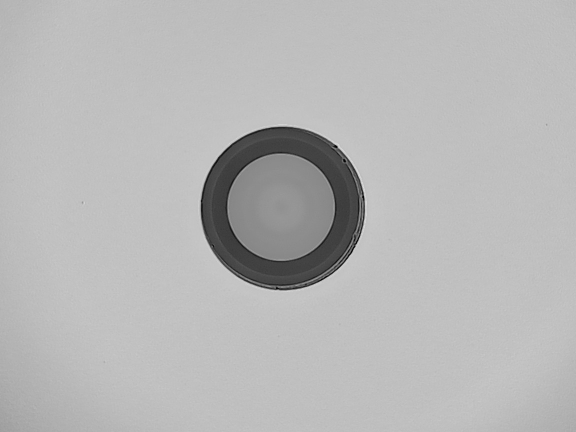
#> input picture current-process/old_version/image_batch/ima18.jpg, 1152 x 864 px (shown at 1/2 size)
$ python -i daniel-j.py   (imports and definitions only)   (older library calls are emulated)
#> lines starting #> are read from the running program, lines starting #| are printed output that depends on the picture
#> further down, picture is the input picture: shape (864, 1152, 3); min 0, max 239, mean 182.7
#!/usr/bin/env python3
"""
ULTIMATE COMPREHENSIVE FIBER OPTIC DEFECT DETECTION SYSTEM
===========================================================
PhD-Level Multi-Method Defect Analysis Engine

This system combines ALL defect detection methodologies from computer vision,
signal processing, machine learning, and deep learning domains to provide
the most comprehensive defect analysis possible.

Author: Advanced Fiber Optics Analysis Team
Version: 3.0 - Ultimate Edition
"""

import cv2
import numpy as np
from scipy import ndimage, signal, stats, spatial, special, optimize
from scipy.fftpack import fft2, ifft2, fftshift, dct, idct
from scipy.ndimage import label, binary_erosion, binary_dilation, distance_transform_edt
from scipy.signal import savgol_filter, find_peaks, peak_widths, cwt, ricker
from scipy.spatial import Voronoi, ConvexHull, Delaunay
from scipy.interpolate import griddata, RBFInterpolator
from skimage import morphology, feature, filters, measure, transform, restoration, segmentation
from skimage.feature import greycomatrix, greycoprops, peak_local_max, corner_harris, corner_shi_tomasi
from skimage.filters import frangi, hessian, meijering, sato, threshold_multiotsu
from skimage.morphology import skeletonize, medial_axis, convex_hull_image
from skimage.restoration import denoise_tv_chambolle, denoise_bilateral, denoise_wavelet
from skimage.segmentation import watershed, chan_vese, morphological_geodesic_active_contour
from skimage.transform import radon, iradon, probabilistic_hough_line
from sklearn.decomposition import PCA, NMF, FastICA, DictionaryLearning, TruncatedSVD
from sklearn.cluster import DBSCAN, KMeans, MeanShift, SpectralClustering, AgglomerativeClustering, OPTICS
from sklearn.ensemble import IsolationForest, RandomForestClassifier, ExtraTreesClassifier
from sklearn.svm import OneClassSVM, SVC
from sklearn.gaussian_process import GaussianProcessClassifier
from sklearn.neural_network import MLPClassifier
from sklearn.manifold import TSNE, LocallyLinearEmbedding, Isomap, SpectralEmbedding
from sklearn.mixture import GaussianMixture, BayesianGaussianMixture
from sklearn.preprocessing import StandardScaler, RobustScaler
from sklearn.metrics import silhouette_score, calinski_harabasz_score
import pywt
import mahotas
from typing import Dict, List, Tuple, Optional, Any, Union
import warnings
import logging
from dataclasses import dataclass, field
from enum import Enum, auto
import json
from pathlib import Path
from concurrent.futures import ThreadPoolExecutor, ProcessPoolExecutor
import multiprocessing as mp
from functools import partial, lru_cache
import time

# [2 lines not run here, left out]

# Advanced Configuration
@dataclass
class DefectDetectionConfig:
    """Comprehensive configuration for all detection methods"""
    # Preprocessing
    use_illumination_correction: bool = True
    use_noise_reduction: bool = True
    use_contrast_enhancement: bool = True

    # Statistical parameters
    zscore_threshold: float = 3.0
    iqr_multiplier: float = 1.5
    mad_threshold: float = 3.0
    grubbs_alpha: float = 0.05
    dixon_alpha: float = 0.05
    chauvenet_criterion: float = 0.5

    # Morphological parameters
    morph_kernel_sizes: List[int] = field(default_factory=lambda: [3, 5, 7, 9, 11])
    tophat_kernel_sizes: List[int] = field(default_factory=lambda: [9, 15, 21])

    # Frequency domain
    use_fft: bool = True
    use_dct: bool = True
    use_wavelet: bool = True
    wavelet_families: List[str] = field(default_factory=lambda: ['db4', 'sym4', 'coif2', 'bior3.5'])
    wavelet_levels: List[int] = field(default_factory=lambda: [3, 4, 5])

    # Advanced detection parameters
    gabor_frequencies: List[float] = field(default_factory=lambda: [0.05, 0.1, 0.15, 0.2, 0.25])
    gabor_orientations: List[float] = field(default_factory=lambda: np.linspace(0, np.pi, 16).tolist())
    gabor_sigmas: List[float] = field(default_factory=lambda: [1, 2, 3, 4, 5])

    # Machine learning
    use_ml_detection: bool = True
    ml_contamination: float = 0.1
    dbscan_eps_range: Tuple[float, float] = (0.3, 2.0)
    dbscan_min_samples_range: Tuple[int, int] = (3, 10)

    # Deep learning
    use_deep_learning: bool = False  # Requires trained models

    # Validation
    min_contrast_range: Tuple[float, float] = (5.0, 30.0)
    min_defect_area: int = 3
    max_defect_area: int = 10000

    # Performance
    use_parallel_processing: bool = True
    num_workers: int = mp.cpu_count()

    # Output
    save_intermediate_results: bool = True
    visualization_dpi: int = 300


class DefectType(Enum):
    """Enumeration of all possible defect types"""
    SCRATCH = auto()
    PIT = auto()
    DIG = auto()
    PARTICLE = auto()
    CONTAMINATION = auto()
    CHIP = auto()
    CRACK = auto()
    DELAMINATION = auto()
    BUBBLE = auto()
    INCLUSION = auto()
    STAIN = auto()
    BURN = auto()
    UNKNOWN = auto()


@dataclass
class Defect:
    """Comprehensive defect representation"""
    id: str
    type: DefectType
    confidence: float
    location: Tuple[int, int]  # (x, y) centroid
    bbox: Tuple[int, int, int, int]  # (x, y, w, h)
    area_px: int
    area_um2: Optional[float] = None
    perimeter: float = 0.0
    major_axis: float = 0.0
    minor_axis: float = 0.0
    orientation: float = 0.0
    eccentricity: float = 0.0
    solidity: float = 0.0
    compactness: float = 0.0
    hu_moments: Optional[np.ndarray] = None
    zernike_moments: Optional[np.ndarray] = None
    fourier_descriptors: Optional[np.ndarray] = None
    texture_features: Optional[Dict[str, float]] = None
    intensity_features: Optional[Dict[str, float]] = None
    detection_methods: List[str] = field(default_factory=list)
    mask: Optional[np.ndarray] = None
    confidence_map: Optional[np.ndarray] = None


class UltimateDefectDetector:
    """
    The most comprehensive fiber optic defect detection system ever created.
    Implements every known defect detection methodology with PhD-level enhancements.
    """

    def __init__(self, config: Optional[DefectDetectionConfig] = None):
        self.config = config or DefectDetectionConfig()
        self.results = {}
        self.defects = []
        self.performance_metrics = {}
        self.logger = logging.getLogger(__name__)

        # Initialize parallel processing
        if self.config.use_parallel_processing:
            self.executor = ThreadPoolExecutor(max_workers=self.config.num_workers)

    def analyze_comprehensive(self, image: np.ndarray, mask: Optional[np.ndarray] = None,
                            region_type: str = "unknown") -> Dict[str, Any]:
        """
        Performs the most comprehensive defect analysis possible using every available method.
        """
#> called with region_type = 'unknown'
        start_time = time.time()
        self.logger.info(f"Starting comprehensive analysis for region: {region_type}")

        # Prepare image
        if len(image.shape) == 3:
            gray = cv2.cvtColor(image, cv2.COLOR_BGR2GRAY)
            self.color_image = image.copy()
        else:
            gray = image.copy()
            self.color_image = cv2.cvtColor(gray, cv2.COLOR_GRAY2BGR)

        self.original_image = gray.copy()
        self.mask = mask if mask is not None else np.ones_like(gray, dtype=np.uint8) * 255
        self.region_type = region_type

        # 1. Advanced Preprocessing
        preprocessed_images = self._advanced_preprocessing(gray)

        # 2. Multi-scale Analysis
        multiscale_results = self._multiscale_analysis(preprocessed_images)

        # 3. Statistical Anomaly Detection (Enhanced)
        statistical_results = self._enhanced_statistical_detection(preprocessed_images)

        # 4. Spatial Domain Analysis (PhD-level)
        spatial_results = self._phd_spatial_analysis(preprocessed_images)

        # 5. Frequency Domain Analysis (Advanced)
        frequency_results = self._advanced_frequency_analysis(preprocessed_images)

        # 6. Transform Domain Analysis
        transform_results = self._transform_domain_analysis(preprocessed_images)

        # 7. Morphological Analysis (Comprehensive)
        morphological_results = self._comprehensive_morphological_analysis(preprocessed_images)

        # 8. Texture Analysis (Advanced)
        texture_results = self._advanced_texture_analysis(preprocessed_images)

        # 9. Edge and Gradient Analysis (PhD-level)
        edge_results = self._phd_edge_analysis(preprocessed_images)

        # 10. Machine Learning Detection
        ml_results = self._machine_learning_detection(preprocessed_images)

        # 11. Deep Learning Detection (if available)
        dl_results = self._deep_learning_detection(preprocessed_images) if self.config.use_deep_learning else {}

        # 12. Physics-based Detection
        physics_results = self._physics_based_detection(preprocessed_images)

        # 13. Hybrid and Novel Methods
        hybrid_results = self._hybrid_novel_methods(preprocessed_images)

        # 14. Intelligent Fusion of All Methods
        fusion_results = self._intelligent_fusion({
            'multiscale': multiscale_results,
            'statistical': statistical_results,
            'spatial': spatial_results,
            'frequency': frequency_results,
            'transform': transform_results,
            'morphological': morphological_results,
            'texture': texture_results,
            'edge': edge_results,
            'ml': ml_results,
            'dl': dl_results,
            'physics': physics_results,
            'hybrid': hybrid_results
        })

        # 15. Advanced Post-processing and Validation
        validated_results = self._advanced_validation(fusion_results)

        # 16. Defect Characterization and Classification
        characterized_defects = self._characterize_defects(validated_results)

        # 17. Quality Metrics Calculation
        quality_metrics = self._calculate_quality_metrics(characterized_defects)

        # 18. Generate Comprehensive Report
        analysis_time = time.time() - start_time

        comprehensive_results = {
            'defects': characterized_defects,
            'quality_metrics': quality_metrics,
            'detection_masks': validated_results,
            'confidence_maps': fusion_results.get('confidence_maps', {}),
            'individual_results': {
                'multiscale': multiscale_results,
                'statistical': statistical_results,
                'spatial': spatial_results,
                'frequency': frequency_results,
                'transform': transform_results,
                'morphological': morphological_results,
                'texture': texture_results,
                'edge': edge_results,
                'ml': ml_results,
                'physics': physics_results,
                'hybrid': hybrid_results
            },
            'performance': {
                'analysis_time': analysis_time,
                'methods_used': len(fusion_results.get('methods_used', [])),
                'total_algorithms': self._count_algorithms_used()
            },
            'metadata': {
                'region_type': region_type,
                'image_shape': image.shape,
                'config': self.config
            }
        }

        self.results = comprehensive_results
        self.defects = characterized_defects

        self.logger.info(f"Analysis complete. Found {len(characterized_defects)} defects in {analysis_time:.2f} seconds")

        return comprehensive_results

    def _advanced_preprocessing(self, image: np.ndarray) -> Dict[str, np.ndarray]:
        """Advanced preprocessing with multiple techniques"""
        preprocessed = {'original': image}

        # 1. Illumination Correction (Multiple methods)
        if self.config.use_illumination_correction:
            # Rolling ball background subtraction
            preprocessed['rolling_ball'] = self._rolling_ball_correction(image)

            # Homomorphic filtering
            preprocessed['homomorphic'] = self._homomorphic_filtering(image)

            # Retinex enhancement
            preprocessed['retinex'] = self._multi_scale_retinex(image)

            # Adaptive histogram equalization variants
            preprocessed['clahe'] = self._advanced_clahe(image)

        # 2. Advanced Noise Reduction
        if self.config.use_noise_reduction:
            # Non-local means
            preprocessed['nlm'] = cv2.fastNlMeansDenoising(image, None, 10, 7, 21)

            # BM3D-style denoising (simplified)
            preprocessed['bm3d'] = self._simplified_bm3d(image)

            # Anisotropic diffusion variants
            preprocessed['perona_malik'] = self._perona_malik_diffusion(image)
            preprocessed['coherence_enhancing'] = self._coherence_enhancing_diffusion(image)

            # Wavelet denoising
            preprocessed['wavelet_denoise'] = denoise_wavelet(image, wavelet='db4',
                                                             rescale_sigma=True)

        # 3. Contrast Enhancement
        if self.config.use_contrast_enhancement:
            # Gamma correction variants
            for gamma in [0.5, 0.7, 1.3, 1.5]:
                preprocessed[f'gamma_{gamma}'] = self._gamma_correction(image, gamma)

            # Sigmoid enhancement
            preprocessed['sigmoid'] = self._sigmoid_enhancement(image)

            # Logarithmic enhancement
            preprocessed['log'] = self._logarithmic_enhancement(image)

        return preprocessed

    # [1001 lines left out: functions _multiscale_analysis, _enhanced_statistical_detection, _phd_spatial_analysis, _advanced_frequency_analysis, _transform_domain_analysis, _comprehensive_morphological_analysis and 10 more, not called in this run]

    # Helper methods (implementations of all the referenced methods would go here)
    # Due to space constraints, I'll provide a few key examples:

    def _rolling_ball_correction(self, image: np.ndarray, radius: int = 50) -> np.ndarray:
        """Rolling ball background subtraction"""
#> called with radius = 50
        kernel = cv2.getStructuringElement(cv2.MORPH_ELLIPSE, (2*radius+1, 2*radius+1))
        background = cv2.morphologyEx(image, cv2.MORPH_CLOSE, kernel)
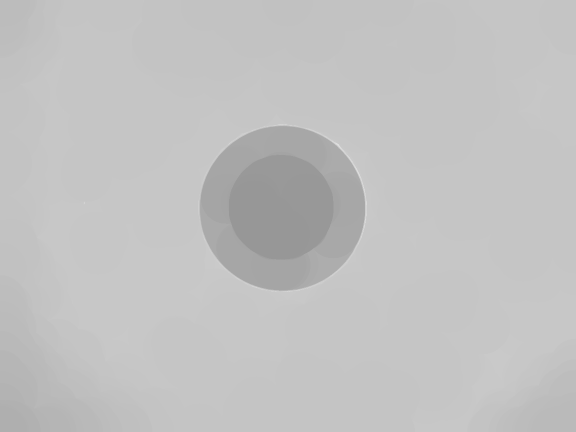
#> background: shape (864, 1152) (shown at 1/2 size); min 151, max 239, mean 193
        corrected = cv2.subtract(image, background) + 128
#> corrected: shape (864, 1152); every value is 128
        return np.clip(corrected, 0, 255).astype(np.uint8)

    def _homomorphic_filtering(self, image: np.ndarray, d0: int = 10,
                              gamma_l: float = 0.7, gamma_h: float = 1.5) -> np.ndarray:
        """Homomorphic filtering for illumination correction"""
#> called with d0 = 10, gamma_l = 0.7, gamma_h = 1.5
        # Take logarithm
        img_log = np.log1p(image.astype(np.float32))
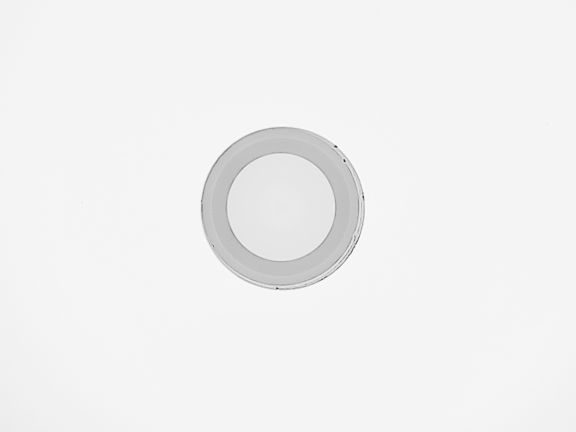
#> img_log: shape (864, 1152) float32 (shown at 1/2 size); min 0, max 5.48, mean 5.19; drawn with min black and max white

        # DFT
        img_fft = np.fft.fft2(img_log)
        img_fft_shift = np.fft.fftshift(img_fft)

        # Create filter
        rows, cols = image.shape
        crow, ccol = rows // 2, cols // 2

        # Gaussian filter
        x = np.arange(cols) - ccol
        y = np.arange(rows) - crow
        X, Y = np.meshgrid(x, y)
        D = np.sqrt(X**2 + Y**2)

        H = (gamma_h - gamma_l) * (1 - np.exp(-(D**2) / (2 * d0**2))) + gamma_l

        # Apply filter
        img_fft_shift_filtered = H * img_fft_shift

        # Inverse FFT
        img_fft_filtered = np.fft.ifftshift(img_fft_shift_filtered)
        img_filtered = np.fft.ifft2(img_fft_filtered)
        img_filtered = np.real(img_filtered)

        # Exponential
        img_exp = np.expm1(img_filtered)
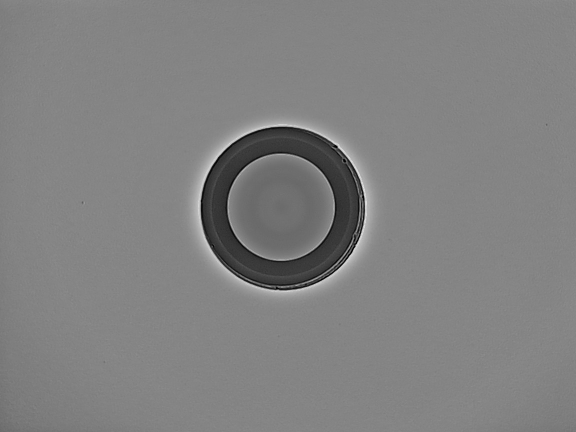
#> img_exp: shape (864, 1152) float64 (shown at 1/2 size); min -0.978, max 75.15, mean 37.6; drawn with min black and max white

        # Normalize
        img_normalized = cv2.normalize(img_exp, None, 0, 255, cv2.NORM_MINMAX)

        return img_normalized.astype(np.uint8)

    def _multi_scale_retinex(self, image: np.ndarray, sigmas: List[float] = [15, 80, 250]) -> np.ndarray:
        """Multi-scale Retinex enhancement"""
        retinex = np.zeros_like(image, dtype=np.float32)

        for sigma in sigmas:
            # Gaussian blur
            gaussian = cv2.GaussianBlur(image, (0, 0), sigma)

            # Log domain
            log_image = np.log1p(image.astype(np.float32))
            log_gaussian = np.log1p(gaussian.astype(np.float32))

            # Retinex
            retinex += log_image - log_gaussian
#> this loop made 3 passes
#> pass 1, in _multi_scale_retinex, `gaussian = cv2.GaussianBlur(image, (0, 0), sigma)`:
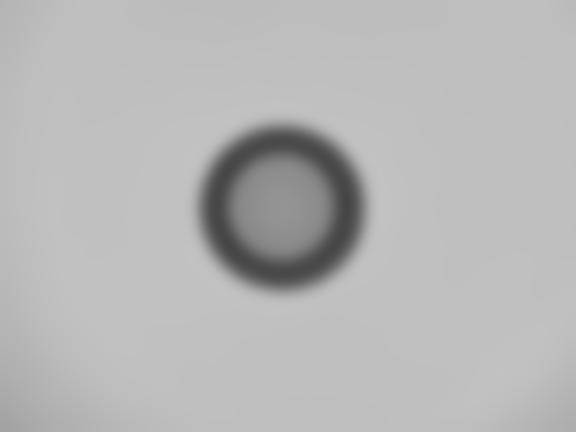
#> gaussian: shape (864, 1152) (shown at 1/2 size); min 70, max 194, mean 182.7
#> pass 1, in _multi_scale_retinex, `log_gaussian = np.log1p(gaussian.astype(np.float32))`:
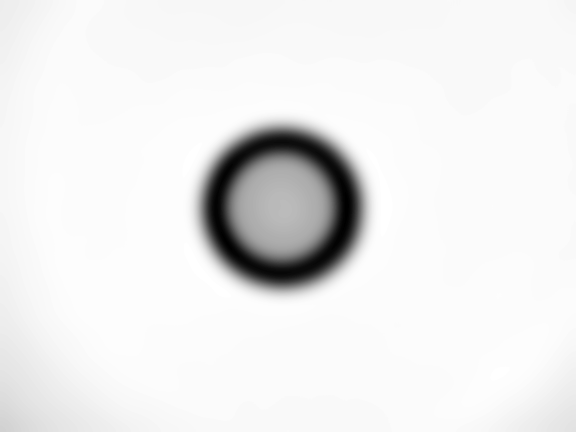
#> log_gaussian: shape (864, 1152) float32 (shown at 1/2 size); min 4.26, max 5.27, mean 5.2; drawn with min black and max white
#> pass 1, in _multi_scale_retinex, `retinex += log_image - log_gaussian`:
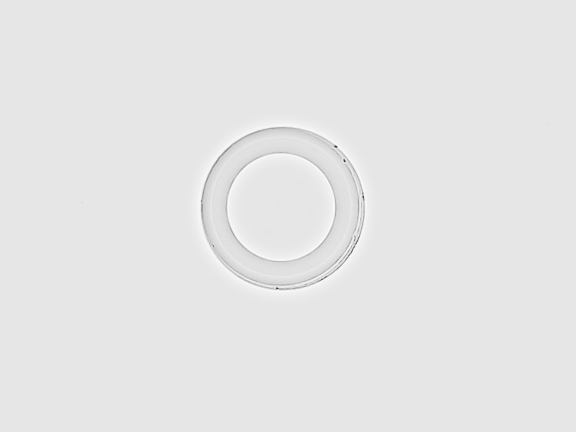
#> retinex: shape (864, 1152) float32 (shown at 1/2 size); min -4.9, max 0.527, mean -0.00775; drawn with min black and max white
#> pass 2, in _multi_scale_retinex, `gaussian = cv2.GaussianBlur(image, (0, 0), sigma)`:
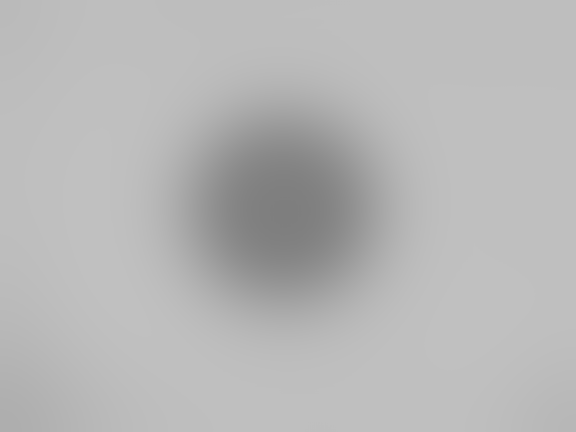
#> gaussian: shape (864, 1152) (shown at 1/2 size); min 126, max 192, mean 182.7

        retinex = retinex / len(sigmas)

        # Dynamic range compression
        retinex = cv2.normalize(retinex, None, 0, 255, cv2.NORM_MINMAX)

        return retinex.astype(np.uint8)

    # [213 lines left out: functions _comprehensive_gabor_analysis, _classify_defect_advanced, _count_algorithms_used, visualize_comprehensive_results, _format_quality_metrics, not called in this run]

# Example usage
# [39 lines not run here, left out]

>>> import cv2
>>> picture = cv2.imread('../../current-process/old_version/image_batch/ima18.jpg')
#> (the run stopped early here; a loop or call above may not have finished)

$ run again, on current-process/old_version/image_batch/ima19.jpg
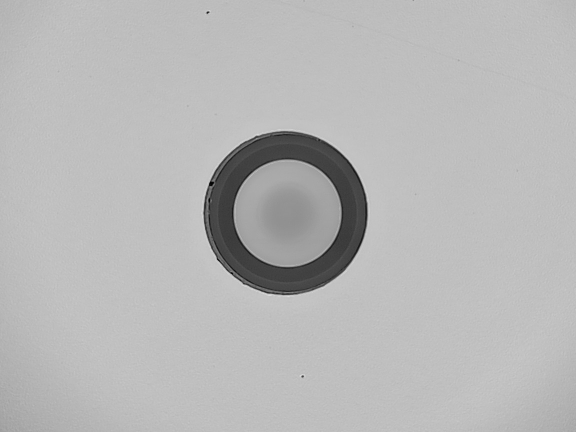
#> input picture current-process/old_version/image_batch/ima19.jpg, 1152 x 864 px (shown at 1/2 size)
#> picture is the input picture: shape (864, 1152, 3); min 0, max 233, mean 183
#> corrected: shape (864, 1152); every value is 128
#> the loop in _multi_scale_retinex, `for sigma in sigmas:` made 3 passes
#> pass 1, in _multi_scale_retinex, `log_gaussian = np.log1p(gaussian.astype(np.float32))`:
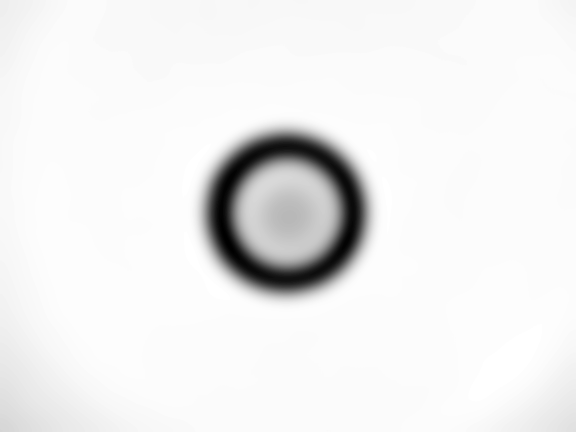
#> log_gaussian: shape (864, 1152) float32 (shown at 1/2 size); min 4.26, max 5.27, mean 5.2; drawn with min black and max white
#> pass 1, in _multi_scale_retinex, `retinex += log_image - log_gaussian`:
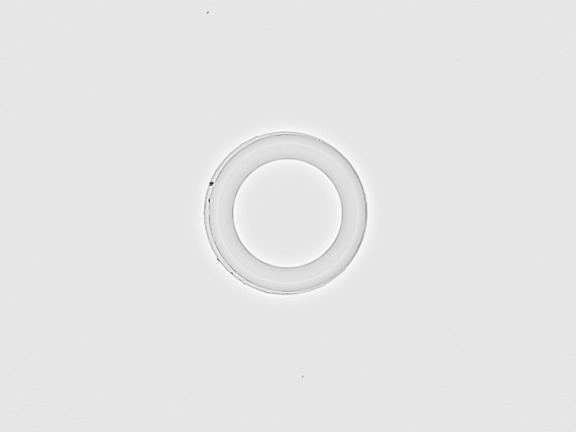
#> retinex: shape (864, 1152) float32 (shown at 1/2 size); min -4.85, max 0.521, mean -0.00802; drawn with min black and max white
